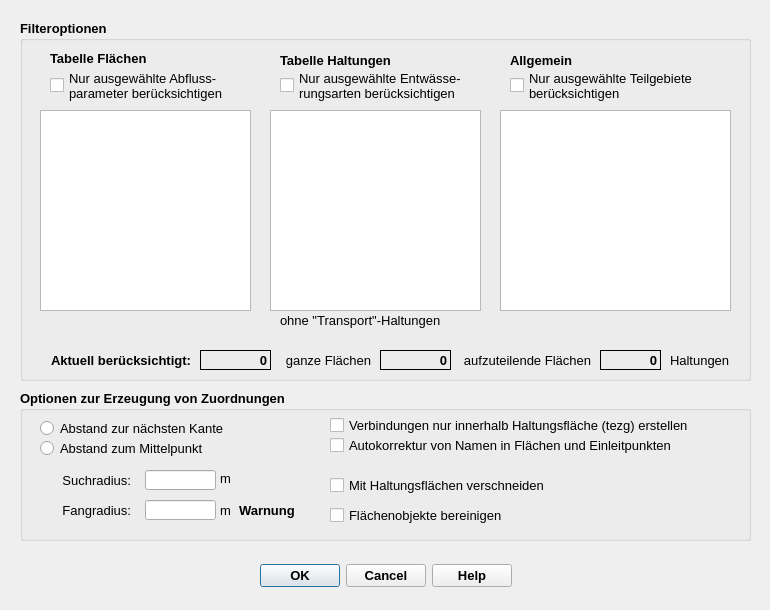
<?xml version="1.0" encoding="UTF-8"?>
<ui version="4.0">
 <class>ImportFromHEDialogBase</class>
 <widget class="QDialog" name="ImportFromHEDialogBase">
  <property name="geometry">
   <rect>
    <x>0</x>
    <y>0</y>
    <width>770</width>
    <height>610</height>
   </rect>
  </property>
  <property name="minimumSize">
   <size>
    <width>770</width>
    <height>610</height>
   </size>
  </property>
  <property name="font">
   <font>
    <family>Tahoma</family>
   </font>
  </property>
  <property name="windowTitle">
   <string>Verbindungslinien erstellen</string>
  </property>
  <property name="windowIcon">
   <iconset>
    <normaloff>../../QKan.png</normaloff>../../QKan.png</iconset>
  </property>
  <widget class="QDialogButtonBox" name="button_box">
   <property name="geometry">
    <rect>
     <x>20</x>
     <y>560</y>
     <width>731</width>
     <height>32</height>
    </rect>
   </property>
   <property name="font">
    <font>
     <family>Tahoma</family>
     <pointsize>10</pointsize>
     <weight>75</weight>
     <bold>true</bold>
    </font>
   </property>
   <property name="toolTip">
    <string>&lt;html&gt;&lt;head/&gt;&lt;body&gt;&lt;p&gt;Datenimport starten ...&lt;/p&gt;&lt;/body&gt;&lt;/html&gt;</string>
   </property>
   <property name="orientation">
    <enum>Qt::Horizontal</enum>
   </property>
   <property name="standardButtons">
    <set>QDialogButtonBox::Cancel|QDialogButtonBox::Help|QDialogButtonBox::Ok</set>
   </property>
   <property name="centerButtons">
    <bool>true</bool>
   </property>
  </widget>
  <widget class="QGroupBox" name="groupBox_2">
   <property name="geometry">
    <rect>
     <x>20</x>
     <y>20</y>
     <width>731</width>
     <height>361</height>
    </rect>
   </property>
   <property name="font">
    <font>
     <family>Tahoma</family>
     <pointsize>10</pointsize>
     <weight>75</weight>
     <bold>true</bold>
    </font>
   </property>
   <property name="title">
    <string>Filteroptionen</string>
   </property>
   <widget class="QListWidget" name="lw_flaechen_abflussparam">
    <property name="geometry">
     <rect>
      <x>20</x>
      <y>90</y>
      <width>211</width>
      <height>201</height>
     </rect>
    </property>
    <property name="font">
     <font>
      <family>Tahoma</family>
      <pointsize>10</pointsize>
      <weight>50</weight>
      <bold>false</bold>
     </font>
    </property>
    <property name="toolTip">
     <string extracomment="Auswahl der zu bearbeitenden Flächen nach Abflussparameter. Alle auswählen mit [Strg]+A">Liste der in den Flächen verwendeten Abflussparameter</string>
    </property>
    <property name="statusTip">
     <string extracomment="Auswahl der zu bearbeitenden Flächen nach Abflussparameter. Alle auswählen mit [Strg]+A">Liste der in den Flächen verwendeten Abflussparameter</string>
    </property>
    <property name="selectionMode">
     <enum>QAbstractItemView::ExtendedSelection</enum>
    </property>
   </widget>
   <widget class="QLabel" name="label_2">
    <property name="geometry">
     <rect>
      <x>30</x>
      <y>30</y>
      <width>141</width>
      <height>16</height>
     </rect>
    </property>
    <property name="font">
     <font>
      <family>Tahoma</family>
      <pointsize>10</pointsize>
      <weight>75</weight>
      <bold>true</bold>
     </font>
    </property>
    <property name="text">
     <string>Tabelle Flächen</string>
    </property>
   </widget>
   <widget class="QListWidget" name="lw_hal_entw">
    <property name="geometry">
     <rect>
      <x>250</x>
      <y>90</y>
      <width>211</width>
      <height>201</height>
     </rect>
    </property>
    <property name="font">
     <font>
      <family>Tahoma</family>
      <pointsize>10</pointsize>
      <weight>50</weight>
      <bold>false</bold>
     </font>
    </property>
    <property name="toolTip">
     <string extracomment="Auswahl der zu bearbeitenden Haltungen nach Entwässerungssystem. Alle auswählen mit [Strg]+A">&lt;html&gt;&lt;head/&gt;&lt;body&gt;&lt;p&gt;Liste der in den Haltungen verwendeten Entwässerungssysteme./nStrg + Klick ändert Auswahlstatus, Shift + Klick erweitert Auswahlbereich&lt;/p&gt;&lt;/body&gt;&lt;/html&gt;</string>
    </property>
    <property name="statusTip">
     <string extracomment="Auswahl der zu bearbeitenden Haltungen nach Entwässerungssystem. Alle auswählen mit [Strg]+A">Liste der in den Haltungen verwendeten Entwässerungssysteme. Strg + Klick ändert Auswahlstatus, Shift + Klick erweitert Auswahlbereich</string>
    </property>
    <property name="selectionMode">
     <enum>QAbstractItemView::ExtendedSelection</enum>
    </property>
   </widget>
   <widget class="QListWidget" name="lw_teilgebiete">
    <property name="geometry">
     <rect>
      <x>480</x>
      <y>90</y>
      <width>231</width>
      <height>201</height>
     </rect>
    </property>
    <property name="font">
     <font>
      <family>Tahoma</family>
      <pointsize>10</pointsize>
      <weight>50</weight>
      <bold>false</bold>
     </font>
    </property>
    <property name="toolTip">
     <string extracomment="Auswahl der zu bearbeitenden Teilgebiete. Alle auswählen mit [Strg]+A">&lt;html&gt;&lt;head/&gt;&lt;body&gt;&lt;p&gt;Liste der Teilgebiete. Strg + Klick ändert Auswahlstatus, Shift + Klick erweitert Auswahlbereich&lt;/p&gt;&lt;/body&gt;&lt;/html&gt;</string>
    </property>
    <property name="statusTip">
     <string extracomment="Auswahl der zu bearbeitenden Teilgebiete. Alle auswählen mit [Strg]+A">Liste der Teilgebiete. Strg + Klick ändert Auswahlstatus, Shift + Klick erweitert Auswahlbereich</string>
    </property>
    <property name="selectionMode">
     <enum>QAbstractItemView::ExtendedSelection</enum>
    </property>
   </widget>
   <widget class="QLabel" name="label_7">
    <property name="geometry">
     <rect>
      <x>260</x>
      <y>30</y>
      <width>171</width>
      <height>20</height>
     </rect>
    </property>
    <property name="font">
     <font>
      <family>Tahoma</family>
      <pointsize>10</pointsize>
      <weight>75</weight>
      <bold>true</bold>
     </font>
    </property>
    <property name="text">
     <string>Tabelle Haltungen</string>
    </property>
   </widget>
   <widget class="QLabel" name="label_8">
    <property name="geometry">
     <rect>
      <x>490</x>
      <y>30</y>
      <width>91</width>
      <height>20</height>
     </rect>
    </property>
    <property name="font">
     <font>
      <family>Tahoma</family>
      <pointsize>10</pointsize>
      <weight>75</weight>
      <bold>true</bold>
     </font>
    </property>
    <property name="text">
     <string>Allgemein</string>
    </property>
   </widget>
   <widget class="QLabel" name="lf_anzahl_flaechen">
    <property name="geometry">
     <rect>
      <x>180</x>
      <y>330</y>
      <width>71</width>
      <height>20</height>
     </rect>
    </property>
    <property name="font">
     <font>
      <family>Tahoma</family>
      <pointsize>10</pointsize>
      <weight>75</weight>
      <bold>true</bold>
     </font>
    </property>
    <property name="toolTip">
     <string extracomment="Anzahl der abhängig von den Filteroptionen zu berücksichtigenden ganzen Flächen"/>
    </property>
    <property name="statusTip">
     <string extracomment="Anzahl der abhängig von den Filteroptionen zu berücksichtigenden ganzen Flächen"/>
    </property>
    <property name="frameShape">
     <enum>QFrame::Panel</enum>
    </property>
    <property name="text">
     <string>0</string>
    </property>
    <property name="alignment">
     <set>Qt::AlignRight|Qt::AlignTrailing|Qt::AlignVCenter</set>
    </property>
   </widget>
   <widget class="QLabel" name="lf_anzahl_haltungen">
    <property name="geometry">
     <rect>
      <x>580</x>
      <y>330</y>
      <width>61</width>
      <height>20</height>
     </rect>
    </property>
    <property name="font">
     <font>
      <family>Tahoma</family>
      <pointsize>10</pointsize>
      <weight>75</weight>
      <bold>true</bold>
     </font>
    </property>
    <property name="toolTip">
     <string extracomment="Anzahl der abhängig von den Filteroptionen zu berücksichtigenden Haltungen"/>
    </property>
    <property name="statusTip">
     <string extracomment="Anzahl der abhängig von den Filteroptionen zu berücksichtigenden Haltungen"/>
    </property>
    <property name="frameShape">
     <enum>QFrame::Panel</enum>
    </property>
    <property name="text">
     <string>0</string>
    </property>
    <property name="alignment">
     <set>Qt::AlignRight|Qt::AlignTrailing|Qt::AlignVCenter</set>
    </property>
   </widget>
   <widget class="QLabel" name="label_12">
    <property name="geometry">
     <rect>
      <x>0</x>
      <y>330</y>
      <width>171</width>
      <height>20</height>
     </rect>
    </property>
    <property name="font">
     <font>
      <family>Tahoma</family>
      <pointsize>10</pointsize>
      <weight>75</weight>
      <bold>true</bold>
     </font>
    </property>
    <property name="toolTip">
     <string extracomment="Anzahl der abhängig von den Filteroptionen zu berücksichtigenden Flächen (mit und ohne Verschneidung)"/>
    </property>
    <property name="statusTip">
     <string extracomment="Anzahl der abhängig von den Filteroptionen zu berücksichtigenden Flächen (mit und ohne Verschneidung)"/>
    </property>
    <property name="text">
     <string>Aktuell berücksichtigt:</string>
    </property>
    <property name="alignment">
     <set>Qt::AlignRight|Qt::AlignTrailing|Qt::AlignVCenter</set>
    </property>
   </widget>
   <widget class="QLabel" name="label_13">
    <property name="geometry">
     <rect>
      <x>430</x>
      <y>330</y>
      <width>141</width>
      <height>20</height>
     </rect>
    </property>
    <property name="font">
     <font>
      <family>Tahoma</family>
      <pointsize>10</pointsize>
      <weight>50</weight>
      <bold>false</bold>
     </font>
    </property>
    <property name="toolTip">
     <string extracomment="Anzahl der abhängig von den Filteroptionen zu berücksichtigenden Flächen (nur mit Verschneidung mit tezg-Flächen)"/>
    </property>
    <property name="statusTip">
     <string extracomment="Anzahl der abhängig von den Filteroptionen zu berücksichtigenden Flächen (nur mit Verschneidung mit tezg-Flächen)"/>
    </property>
    <property name="text">
     <string>aufzuteilende Flächen</string>
    </property>
    <property name="alignment">
     <set>Qt::AlignRight|Qt::AlignTrailing|Qt::AlignVCenter</set>
    </property>
   </widget>
   <widget class="QLabel" name="lf_anzahl_flaechsec">
    <property name="geometry">
     <rect>
      <x>360</x>
      <y>330</y>
      <width>71</width>
      <height>20</height>
     </rect>
    </property>
    <property name="font">
     <font>
      <family>Tahoma</family>
      <pointsize>10</pointsize>
      <weight>75</weight>
      <bold>true</bold>
     </font>
    </property>
    <property name="toolTip">
     <string extracomment="Anzahl der abhängig von den Filteroptionen zu berücksichtigenden Flächen (nur mit Verschneidung mit tezg-Flächen)"/>
    </property>
    <property name="statusTip">
     <string extracomment="Anzahl der abhängig von den Filteroptionen zu berücksichtigenden Flächen (nur mit Verschneidung mit tezg-Flächen)"/>
    </property>
    <property name="frameShape">
     <enum>QFrame::Panel</enum>
    </property>
    <property name="text">
     <string>0</string>
    </property>
    <property name="alignment">
     <set>Qt::AlignRight|Qt::AlignTrailing|Qt::AlignVCenter</set>
    </property>
   </widget>
   <widget class="QLabel" name="label_14">
    <property name="geometry">
     <rect>
      <x>250</x>
      <y>330</y>
      <width>101</width>
      <height>20</height>
     </rect>
    </property>
    <property name="font">
     <font>
      <family>Tahoma</family>
      <pointsize>10</pointsize>
      <weight>50</weight>
      <bold>false</bold>
     </font>
    </property>
    <property name="toolTip">
     <string extracomment="Anzahl der abhängig von den Filteroptionen zu berücksichtigenden ganzen Flächen"/>
    </property>
    <property name="statusTip">
     <string extracomment="Anzahl der abhängig von den Filteroptionen zu berücksichtigenden ganzen Flächen"/>
    </property>
    <property name="text">
     <string>ganze Flächen</string>
    </property>
    <property name="alignment">
     <set>Qt::AlignRight|Qt::AlignTrailing|Qt::AlignVCenter</set>
    </property>
   </widget>
   <widget class="QLabel" name="label_16">
    <property name="geometry">
     <rect>
      <x>650</x>
      <y>330</y>
      <width>81</width>
      <height>20</height>
     </rect>
    </property>
    <property name="font">
     <font>
      <family>Tahoma</family>
      <pointsize>10</pointsize>
      <weight>50</weight>
      <bold>false</bold>
     </font>
    </property>
    <property name="toolTip">
     <string extracomment="Anzahl der abhängig von den Filteroptionen zu berücksichtigenden ganzen Flächen"/>
    </property>
    <property name="statusTip">
     <string extracomment="Anzahl der abhängig von den Filteroptionen zu berücksichtigenden ganzen Flächen"/>
    </property>
    <property name="text">
     <string>Haltungen</string>
    </property>
    <property name="alignment">
     <set>Qt::AlignLeading|Qt::AlignLeft|Qt::AlignVCenter</set>
    </property>
   </widget>
   <widget class="QCheckBox" name="cb_selFlActive">
    <property name="geometry">
     <rect>
      <x>30</x>
      <y>50</y>
      <width>211</width>
      <height>31</height>
     </rect>
    </property>
    <property name="font">
     <font>
      <family>Tahoma</family>
      <pointsize>10</pointsize>
      <weight>50</weight>
      <bold>false</bold>
     </font>
    </property>
    <property name="toolTip">
     <string>&lt;html&gt;&lt;head/&gt;&lt;body&gt;&lt;p&gt;Aktiviert Auswahl. Wenn deaktiviert, werden alle Abflussparameter berücksichtigt&lt;/p&gt;&lt;/body&gt;&lt;/html&gt;</string>
    </property>
    <property name="statusTip">
     <string>Aktiviert Auswahl. Wenn deaktiviert, werden alle Abflussparameter berücksichtigt</string>
    </property>
    <property name="text">
     <string>Nur ausgewählte Abfluss-
parameter berücksichtigen</string>
    </property>
   </widget>
   <widget class="QCheckBox" name="cb_selHalActive">
    <property name="geometry">
     <rect>
      <x>260</x>
      <y>50</y>
      <width>221</width>
      <height>31</height>
     </rect>
    </property>
    <property name="font">
     <font>
      <family>Tahoma</family>
      <pointsize>10</pointsize>
      <weight>50</weight>
      <bold>false</bold>
     </font>
    </property>
    <property name="toolTip">
     <string>&lt;html&gt;&lt;head/&gt;&lt;body&gt;&lt;p&gt;Aktiviert Auswahl. Wenn deaktiviert, werden alle Entwässerungssysteme berücksichtigt&lt;/p&gt;&lt;/body&gt;&lt;/html&gt;</string>
    </property>
    <property name="statusTip">
     <string>Aktiviert Auswahl. Wenn deaktiviert, werden alle Entwässerungssysteme berücksichtigt</string>
    </property>
    <property name="text">
     <string>Nur ausgewählte Entwässe-
rungsarten berücksichtigen</string>
    </property>
   </widget>
   <widget class="QCheckBox" name="cb_selTgbActive">
    <property name="geometry">
     <rect>
      <x>490</x>
      <y>50</y>
      <width>221</width>
      <height>31</height>
     </rect>
    </property>
    <property name="font">
     <font>
      <family>Tahoma</family>
      <pointsize>10</pointsize>
      <weight>50</weight>
      <bold>false</bold>
     </font>
    </property>
    <property name="toolTip">
     <string>&lt;html&gt;&lt;head/&gt;&lt;body&gt;&lt;p&gt;Aktiviert Auswahl. Wenn deaktiviert, werden alle Teilgebiete berücksichtigt&lt;/p&gt;&lt;/body&gt;&lt;/html&gt;</string>
    </property>
    <property name="statusTip">
     <string>Aktiviert Auswahl. Wenn deaktiviert, werden alle Teilgebiete berücksichtigt</string>
    </property>
    <property name="text">
     <string>Nur ausgewählte Teilgebiete
berücksichtigen</string>
    </property>
   </widget>
   <widget class="QLabel" name="label_15">
    <property name="geometry">
     <rect>
      <x>260</x>
      <y>290</y>
      <width>181</width>
      <height>21</height>
     </rect>
    </property>
    <property name="font">
     <font>
      <family>Tahoma</family>
      <pointsize>10</pointsize>
      <weight>50</weight>
      <bold>false</bold>
     </font>
    </property>
    <property name="toolTip">
     <string extracomment="Anzahl der abhängig von den Filteroptionen zu berücksichtigenden ganzen Flächen"/>
    </property>
    <property name="statusTip">
     <string extracomment="Anzahl der abhängig von den Filteroptionen zu berücksichtigenden ganzen Flächen"/>
    </property>
    <property name="text">
     <string>ohne &quot;Transport&quot;-Haltungen</string>
    </property>
    <property name="alignment">
     <set>Qt::AlignLeading|Qt::AlignLeft|Qt::AlignVCenter</set>
    </property>
   </widget>
  </widget>
  <widget class="QGroupBox" name="groupBox">
   <property name="geometry">
    <rect>
     <x>20</x>
     <y>390</y>
     <width>731</width>
     <height>151</height>
    </rect>
   </property>
   <property name="font">
    <font>
     <family>Tahoma</family>
     <pointsize>10</pointsize>
     <weight>75</weight>
     <bold>true</bold>
    </font>
   </property>
   <property name="toolTip">
    <string extracomment="Optionen zur Suche der nächsten Haltung zu einer Fläche"/>
   </property>
   <property name="title">
    <string>Optionen zur Erzeugung von Zuordnungen</string>
   </property>
   <widget class="QLabel" name="label_9">
    <property name="geometry">
     <rect>
      <x>200</x>
      <y>80</y>
      <width>31</width>
      <height>16</height>
     </rect>
    </property>
    <property name="font">
     <font>
      <family>Tahoma</family>
      <pointsize>10</pointsize>
      <weight>50</weight>
      <bold>false</bold>
     </font>
    </property>
    <property name="toolTip">
     <string extracomment="Radius zur Berücksichtigung von Flächen um die Haltungen"/>
    </property>
    <property name="statusTip">
     <string extracomment="Radius zur Berücksichtigung von Flächen um die Haltungen"/>
    </property>
    <property name="text">
     <string>m</string>
    </property>
   </widget>
   <widget class="QLabel" name="label">
    <property name="geometry">
     <rect>
      <x>20</x>
      <y>80</y>
      <width>91</width>
      <height>21</height>
     </rect>
    </property>
    <property name="font">
     <font>
      <family>Tahoma</family>
      <pointsize>10</pointsize>
      <weight>50</weight>
      <bold>false</bold>
     </font>
    </property>
    <property name="toolTip">
     <string extracomment="Radius zur Berücksichtigung von Flächen um die Haltungen"/>
    </property>
    <property name="statusTip">
     <string extracomment="Radius zur Berücksichtigung von Flächen um die Haltungen"/>
    </property>
    <property name="text">
     <string>Suchradius:</string>
    </property>
    <property name="alignment">
     <set>Qt::AlignRight|Qt::AlignTrailing|Qt::AlignVCenter</set>
    </property>
   </widget>
   <widget class="QLineEdit" name="tf_suchradius">
    <property name="geometry">
     <rect>
      <x>125</x>
      <y>80</y>
      <width>71</width>
      <height>20</height>
     </rect>
    </property>
    <property name="font">
     <font>
      <family>Tahoma</family>
      <pointsize>10</pointsize>
      <weight>50</weight>
      <bold>false</bold>
     </font>
    </property>
    <property name="toolTip">
     <string extracomment="Radius zur Berücksichtigung von Flächen um die Haltungen">&lt;html&gt;&lt;head/&gt;&lt;body&gt;&lt;p&gt;Radius, innerhalb dessen zu einer Fläche die nächste Haltung gesucht wird&lt;/p&gt;&lt;/body&gt;&lt;/html&gt;</string>
    </property>
    <property name="statusTip">
     <string extracomment="Radius zur Berücksichtigung von Flächen um die Haltungen">Maximaler Suchabstand zwischen Fläche und Haltung</string>
    </property>
   </widget>
   <widget class="QRadioButton" name="rb_abstandmittelpunkt">
    <property name="geometry">
     <rect>
      <x>20</x>
      <y>50</y>
      <width>221</width>
      <height>17</height>
     </rect>
    </property>
    <property name="font">
     <font>
      <family>Tahoma</family>
      <pointsize>10</pointsize>
      <weight>50</weight>
      <bold>false</bold>
     </font>
    </property>
    <property name="toolTip">
     <string extracomment="Es wird jeweils die geringste Entfernung zwischen Haltung und Zentroid der Fläche  berücksichtigt">&lt;html&gt;&lt;head/&gt;&lt;body&gt;&lt;p&gt;Abstand zwischen Mitte der Fläche und Haltung&lt;/p&gt;&lt;/body&gt;&lt;/html&gt;</string>
    </property>
    <property name="statusTip">
     <string extracomment="Es wird jeweils die geringste Entfernung zwischen Haltung und Zentroid der Fläche  berücksichtigt">Abstand zwischen Mitte der Fläche und Haltung</string>
    </property>
    <property name="text">
     <string>Abstand zum Mittelpunkt</string>
    </property>
   </widget>
   <widget class="QRadioButton" name="rb_abstandkante">
    <property name="geometry">
     <rect>
      <x>20</x>
      <y>30</y>
      <width>221</width>
      <height>17</height>
     </rect>
    </property>
    <property name="font">
     <font>
      <family>Tahoma</family>
      <pointsize>10</pointsize>
      <weight>50</weight>
      <bold>false</bold>
     </font>
    </property>
    <property name="toolTip">
     <string extracomment="Es wird jeweils die geringste Entfernung zwischen Haltung und Umrisslinie berücksichtigt">&lt;html&gt;&lt;head/&gt;&lt;body&gt;&lt;p&gt;Der Abstand wird von der Kante der Fläche aus ermittelt, die der Haltung am nächsten ist&lt;/p&gt;&lt;/body&gt;&lt;/html&gt;</string>
    </property>
    <property name="statusTip">
     <string extracomment="Anzahl der abhängig von den Filteroptionen zu berücksichtigenden Haltungen">Der Abstand wird von der Kante der Fläche aus ermittelt, die der Haltung am nächsten ist</string>
    </property>
    <property name="text">
     <string>Abstand zur nächsten Kante</string>
    </property>
   </widget>
   <widget class="QCheckBox" name="cb_autokorrektur">
    <property name="geometry">
     <rect>
      <x>310</x>
      <y>40</y>
      <width>411</width>
      <height>30</height>
     </rect>
    </property>
    <property name="font">
     <font>
      <family>Tahoma</family>
      <pointsize>10</pointsize>
      <weight>50</weight>
      <bold>false</bold>
     </font>
    </property>
    <property name="toolTip">
     <string>&lt;html&gt;&lt;head/&gt;&lt;body&gt;&lt;p&gt;Falls in den Tabellen &amp;quot;flaechen&amp;quot; und &amp;quot;einleitsw&amp;quot; leere oder doppelte Namen (flnam bzw. elnam) vorkommen, werden diese mit &amp;quot;f_nnnn&amp;quot; bzw. &amp;quot;e_nnnn&amp;quot; überschrieben. &lt;/p&gt;&lt;/body&gt;&lt;/html&gt;</string>
    </property>
    <property name="statusTip">
     <string>Automatische Korrektur von Namensfehlern...</string>
    </property>
    <property name="layoutDirection">
     <enum>Qt::LeftToRight</enum>
    </property>
    <property name="text">
     <string>Autokorrektur von Namen in Flächen und Einleitpunkten</string>
    </property>
   </widget>
   <widget class="QCheckBox" name="cb_linksInTezg">
    <property name="geometry">
     <rect>
      <x>310</x>
      <y>20</y>
      <width>411</width>
      <height>30</height>
     </rect>
    </property>
    <property name="font">
     <font>
      <family>Tahoma</family>
      <pointsize>10</pointsize>
      <weight>50</weight>
      <bold>false</bold>
     </font>
    </property>
    <property name="toolTip">
     <string>&lt;html&gt;&lt;head/&gt;&lt;body&gt;&lt;p&gt;Verbindungslinien berücksichtigen nur Haltungen innerhalb derselben Haltungsfläche&lt;/p&gt;&lt;/body&gt;&lt;/html&gt;</string>
    </property>
    <property name="statusTip">
     <string>Verbindungslinien berücksichtigen nur Haltungen innerhalb derselben Haltungsfläche</string>
    </property>
    <property name="layoutDirection">
     <enum>Qt::LeftToRight</enum>
    </property>
    <property name="text">
     <string>Verbindungen nur innerhalb Haltungsfläche (tezg) erstellen</string>
    </property>
   </widget>
   <widget class="QCheckBox" name="cb_regardTezg">
    <property name="geometry">
     <rect>
      <x>310</x>
      <y>80</y>
      <width>341</width>
      <height>30</height>
     </rect>
    </property>
    <property name="font">
     <font>
      <family>Tahoma</family>
      <pointsize>10</pointsize>
      <weight>50</weight>
      <bold>false</bold>
     </font>
    </property>
    <property name="toolTip">
     <string>&lt;html&gt;&lt;head/&gt;&lt;body&gt;&lt;p&gt;Berücksichtigung von Haltungsflächen: Die Verbindungslinien werden zu jeder Teilfläche angelegt, die sich aus der Verschneidung der Flächen und der Haltungsflächen ergeben. &lt;/p&gt;&lt;/body&gt;&lt;/html&gt;</string>
    </property>
    <property name="statusTip">
     <string>Verbindungslinien werden nach Verschneidung der Flächen mit den Haltungsflächen erstellt</string>
    </property>
    <property name="layoutDirection">
     <enum>Qt::LeftToRight</enum>
    </property>
    <property name="text">
     <string>Mit Haltungsflächen verschneiden</string>
    </property>
   </widget>
   <widget class="QCheckBox" name="cb_geomMakeValid">
    <property name="geometry">
     <rect>
      <x>310</x>
      <y>110</y>
      <width>241</width>
      <height>30</height>
     </rect>
    </property>
    <property name="font">
     <font>
      <family>Tahoma</family>
      <pointsize>10</pointsize>
      <weight>50</weight>
      <bold>false</bold>
     </font>
    </property>
    <property name="toolTip">
     <string>&lt;html&gt;&lt;head/&gt;&lt;body&gt;&lt;p&gt;Vor Beginn der Bearbeitung werden zunächst in den Tabellen &amp;quot;Flächen&amp;quot; und &amp;quot;Haltungsflächen&amp;quot; geometrische Fehler korrigiert.&lt;/p&gt;&lt;/body&gt;&lt;/html&gt;</string>
    </property>
    <property name="statusTip">
     <string>Vor Beginn der Bearbeitung werden zunächst in den Tabellen &quot;Flächen&quot; und &quot;Haltungsflächen&quot; geometrische Fehler korrigiert.</string>
    </property>
    <property name="layoutDirection">
     <enum>Qt::LeftToRight</enum>
    </property>
    <property name="text">
     <string>Flächenobjekte bereinigen</string>
    </property>
   </widget>
   <widget class="QLabel" name="label_3">
    <property name="geometry">
     <rect>
      <x>20</x>
      <y>110</y>
      <width>91</width>
      <height>21</height>
     </rect>
    </property>
    <property name="font">
     <font>
      <family>Tahoma</family>
      <pointsize>10</pointsize>
      <weight>50</weight>
      <bold>false</bold>
     </font>
    </property>
    <property name="toolTip">
     <string extracomment="Radius zur Berücksichtigung von Flächen um die Haltungen"/>
    </property>
    <property name="statusTip">
     <string extracomment="Radius zur Berücksichtigung von Flächen um die Haltungen"/>
    </property>
    <property name="text">
     <string>Fangradius:</string>
    </property>
    <property name="alignment">
     <set>Qt::AlignRight|Qt::AlignTrailing|Qt::AlignVCenter</set>
    </property>
   </widget>
   <widget class="QLineEdit" name="tf_fangradius">
    <property name="geometry">
     <rect>
      <x>125</x>
      <y>110</y>
      <width>71</width>
      <height>20</height>
     </rect>
    </property>
    <property name="font">
     <font>
      <family>Tahoma</family>
      <pointsize>10</pointsize>
      <weight>50</weight>
      <bold>false</bold>
     </font>
    </property>
    <property name="toolTip">
     <string extracomment="Radius zur Berücksichtigung von Flächen um die Haltungen">&lt;html&gt;&lt;head/&gt;&lt;body&gt;&lt;p&gt;Maximaler Abstand vom Ende der Verbidnungslinie zur zugeordneten Haltung (für manuell erstellte Verbindungslinien). Empfohlener Wert: 0.1&lt;/p&gt;&lt;/body&gt;&lt;/html&gt;</string>
    </property>
    <property name="statusTip">
     <string extracomment="Radius zur Berücksichtigung von Flächen um die Haltungen">Maximaler Abstand vom Ende der Verbidnungslinie zur zugeordneten Haltung (für manuell erstellte Verbindungslinien). Empfohlener Wert: 0.1</string>
    </property>
   </widget>
   <widget class="QLabel" name="lf_unit_fangradius">
    <property name="geometry">
     <rect>
      <x>200</x>
      <y>110</y>
      <width>31</width>
      <height>21</height>
     </rect>
    </property>
    <property name="font">
     <font>
      <family>Tahoma</family>
      <pointsize>10</pointsize>
      <weight>50</weight>
      <bold>false</bold>
     </font>
    </property>
    <property name="toolTip">
     <string extracomment="Radius zur Berücksichtigung von Flächen um die Haltungen"/>
    </property>
    <property name="statusTip">
     <string extracomment="Radius zur Berücksichtigung von Flächen um die Haltungen"/>
    </property>
    <property name="text">
     <string>m</string>
    </property>
   </widget>
   <widget class="QLabel" name="lf_warning">
    <property name="enabled">
     <bool>true</bool>
    </property>
    <property name="geometry">
     <rect>
      <x>219</x>
      <y>110</y>
      <width>81</width>
      <height>21</height>
     </rect>
    </property>
    <property name="font">
     <font>
      <family>Tahoma</family>
      <pointsize>10</pointsize>
      <weight>75</weight>
      <bold>true</bold>
     </font>
    </property>
    <property name="text">
     <string>Warnung</string>
    </property>
   </widget>
  </widget>
 </widget>
 <resources/>
 <connections>
  <connection>
   <sender>button_box</sender>
   <signal>accepted()</signal>
   <receiver>ImportFromHEDialogBase</receiver>
   <slot>accept()</slot>
   <hints>
    <hint type="sourcelabel">
     <x>265</x>
     <y>205</y>
    </hint>
    <hint type="destinationlabel">
     <x>275</x>
     <y>117</y>
    </hint>
   </hints>
  </connection>
  <connection>
   <sender>button_box</sender>
   <signal>rejected()</signal>
   <receiver>ImportFromHEDialogBase</receiver>
   <slot>reject()</slot>
   <hints>
    <hint type="sourcelabel">
     <x>265</x>
     <y>205</y>
    </hint>
    <hint type="destinationlabel">
     <x>275</x>
     <y>117</y>
    </hint>
   </hints>
  </connection>
 </connections>
</ui>
